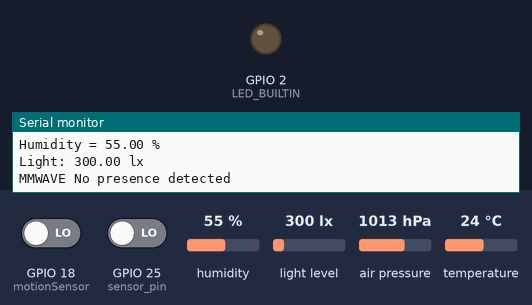
A sketch run on a simulated ESP32. Shown: output pins drawn as LEDs (lit = HIGH), the last lines printed to the serial monitor. Dashed ring = blinking. Inputs (shaded band) come from the test bench; at power-on: GPIO 18 (motionSensor) LOW, GPIO 25 (sensor_pin) LOW, humidity 55 %, light level 300 lx, air pressure 1013 hPa, temperature 24 °C.

Above: at 1.2 s.
1.3 s: GPIO 18 (motionSensor) driven HIGH
At 1.9 s:
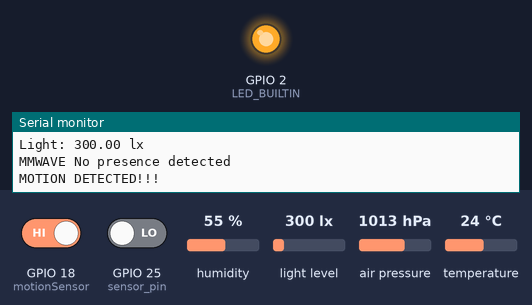
4.8 s: GPIO 25 (sensor_pin) driven HIGH
At 7.0 s:
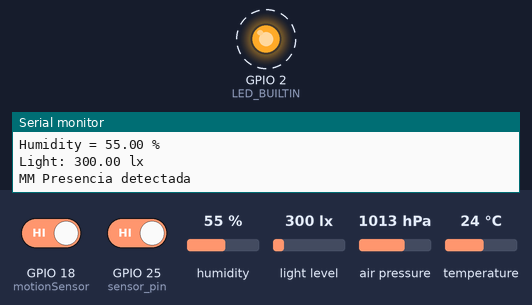
Timing chart, 0 to 15.9 s (numbered marks = the images above; inputs shaded):
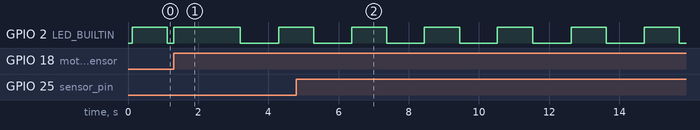

Measured:
- by itself, GPIO 2 (LED_BUILTIN): alternates HIGH for 1.0 s and LOW for 1.1 s

The sketch:

FirstWorkingCode.ino
```cpp
#include <Wire.h>
#include <BH1750.h>
#include <SPI.h>
#include <Adafruit_Sensor.h>
#include <Adafruit_BME280.h>

#define BME_SCK 13
#define BME_MISO 12
#define BME_MOSI 11
#define BME_CS 10

#define SEALEVELPRESSURE_HPA (1013.25)

#define timeSeconds 10
#define LED_BUILTIN 2

BH1750 lightMeter; //Default address for this sensor is 0x23
Adafruit_BME280 bme; // I2C
//Adafruit_BME280 bme(BME_CS); // hardware SPI
//Adafruit_BME280 bme(BME_CS, BME_MOSI, BME_MISO, BME_SCK); // software SPI

unsigned long delayTime;

//PIR
const int led = 2;
const int motionSensor = 18;
//mmwave
const int sensor_pin = 25;
// PIR Timer: Auxiliary variables
unsigned long now = millis();
unsigned long lastTrigger = 0;
boolean startTimer = false;

// PIR: Checks if motion was detected, sets LED HIGH and starts a timer
void IRAM_ATTR detectsMovement() {
  Serial.println("MOTION DETECTED!!!");
  digitalWrite(LED_BUILTIN, HIGH);
  startTimer = true;
  lastTrigger = millis();
}

void setup() {
    Serial.begin(9600);

    // Initialize the I2C bus (BH1750 library doesn't do this automatically)
    Wire.begin();

    while(!Serial);    // time to get serial running
    Serial.println(F("BME280 test"));

    unsigned status;

    // default settings
    status = bme.begin(0x76);  //Default BME280 address
    // You can also pass in a Wire library object like &Wire2
    // status = bme.begin(0x76, &Wire2)
    if (!status) {
        Serial.println("Could not find a valid BME280 sensor, check wiring, address, sensor ID!");
        Serial.print("SensorID was: 0x"); Serial.println(bme.sensorID(),16);
        Serial.print("        ID of 0xFF probably means a bad address, a BMP 180 or BMP 085\n");
        Serial.print("   ID of 0x56-0x58 represents a BMP 280,\n");
        Serial.print("        ID of 0x60 represents a BME 280.\n");
        Serial.print("        ID of 0x61 represents a BME 680.\n");
        while (1) delay(10);
    }
    lightMeter.begin();
    Serial.println("-- Default Test --");
    delayTime = 1000;

    // PIR Motion Sensor mode INPUT_PULLUP
    pinMode(LED_BUILTIN, OUTPUT);
    // PIR Set motionSensor pin as interrupt, assign interrupt function and set RISING mode
    attachInterrupt(digitalPinToInterrupt(motionSensor), detectsMovement, RISING);

    // PIR Set LED to LOW
    pinMode(led, OUTPUT);
    digitalWrite(LED_BUILTIN, LOW);
    //PIR END
    pinMode(sensor_pin, INPUT);
    Serial.println();
}


void loop() {

    //PIR Current time
    now = millis();

    //PIR Turn off the LED after the number of seconds defined in the timeSeconds variable
    if(startTimer && (now - lastTrigger > (timeSeconds*1000))) {
      Serial.println("Motion stopped...");
      digitalWrite(LED_BUILTIN, LOW);
      startTimer = false;
    }

    printValues();
    float lux = lightMeter.readLightLevel();
    Serial.print("Light: ");
    Serial.print(lux);
    Serial.println(" lx");

    if (digitalRead(sensor_pin) == HIGH) {
      Serial.println("MM Presencia detectada");
      digitalWrite(led, HIGH);
      delay(1000);
      digitalWrite(led, LOW);
    }
    if (digitalRead(sensor_pin) == LOW) {
      Serial.println("MMWAVE No presence detected");
      digitalWrite(led, HIGH);
      delay(1000);
      digitalWrite(led, LOW);
  }

    delay(delayTime);
}


void printValues() {
    Serial.print("Temperature = ");
    Serial.print(bme.readTemperature());
    Serial.println(" °C");

    Serial.print("Pressure = ");

    Serial.print(bme.readPressure() / 100.0F);
    Serial.println(" hPa");

    Serial.print("Approx. Altitude = ");
    Serial.print(bme.readAltitude(SEALEVELPRESSURE_HPA));
    Serial.println(" m");

    Serial.print("Humidity = ");
    Serial.print(bme.readHumidity());
    Serial.println(" %");

    Serial.println();
}
```
